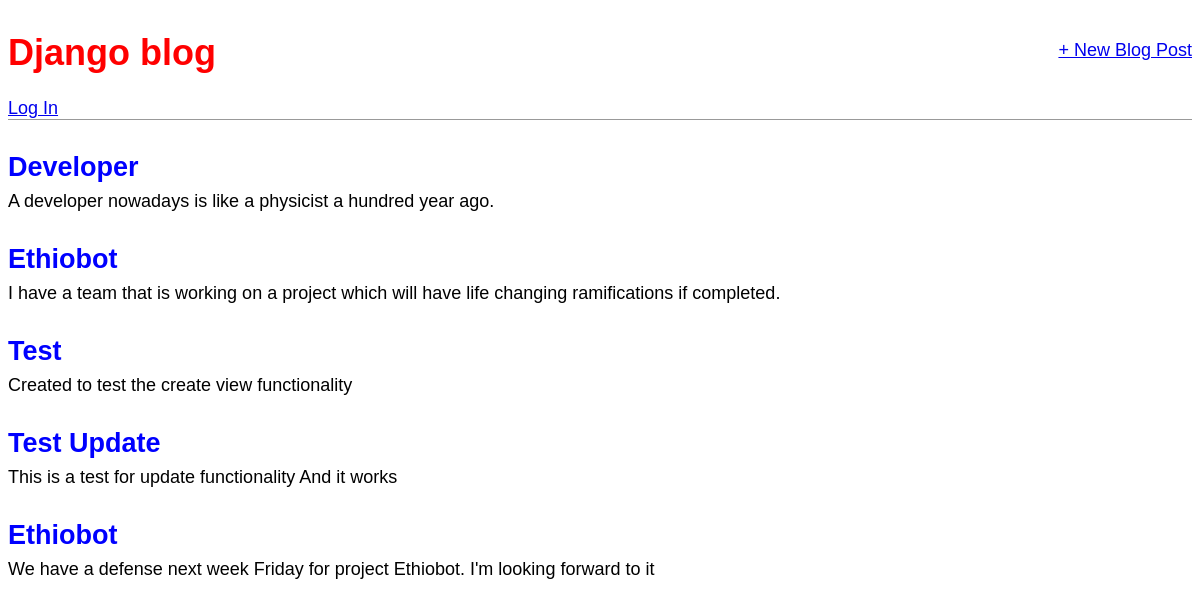
The page / on the database its author committed.
### blog/models.py (models this page shows, shortened)
class Post(models.Model):
	title = models.CharField(max_length = 50)
	author = models.ForeignKey('auth.User', on_delete = models.CASCADE)
	body = models.TextField()

### blog/views.py (the view)
# urls.py: path('',  HomePV.as_view(), name = 'home'),
class HomePV(ListView):
	model = Post
	template_name = 'home.html'

### templates/home.html
{% extends 'scaffold.html' %}
{% block content %}
	{%  for post in object_list  %}
		<div class="post-entry">
	      <h2><a href="{% url 'detail' post.pk %}">{{ post.title }}</a></h2>
	      <p>{{ post.body }}</p>
	    </div>
	{% endfor %}
{% endblock content %}

### templates/scaffold.html (shortened to what this page needs)
{% load static %}
<!DOCTYPE html>
<html>
<head>
	<link rel="stylesheet" type="text/css" href="{% static 'css/main.css' %}">
</head>
<body>
	<header>
		<div class="nav-left">
          <h1><a href="{% url 'home' %}">Django blog</a></h1>
          {% if user.is_authenticated %}
	          <div style="float: left; margin-right: 40px" >Hey {{user.username}}</div>
	          <span><a href="{% url 'logout' %}">Log Out</a></span>
          {% else  %}
          <div><a href="{% url 'login' %}">Log In</a></div>
          {% endif %}
        </div>
        <div class="nav-right">
          <a href="{% url 'post_new' %}">+ New Blog Post</a>
        </div>
	</header>
	<div>
		{% block content %}
		{% endblock content %}
	</div>
</body>
</html>

### static/css/main.css (style rules this page uses)
body { font-family: 'Source Sans Pro', sans-serif; font-size: 18px; }
header { border-bottom: 1px solid #999; margin-bottom: 2rem; display: flex; }
header h1 a { color: red; text-decoration: none; }
.nav-left { margin-right: auto; }
.nav-right { display: flex; padding-top: 2rem; }
.post-entry { margin-bottom: 2rem; }
.post-entry h2 { margin: 0.5rem 0; }
.post-entry h2 a, .post-entry h2 a:visited { color: blue; text-decoration: none; }
.post-entry p { margin: 0; font-weight: 400; }

### rows shown on the page
Post: title "Developer", body "A developer nowadays is like a physicist a hundred year ago."
Post: title "Ethiobot", body "I have a team that is working on a project which will have life changing ramifications if completed."
Post: title "Test", body "Created to test the create view functionality"
Post: title "Test Update", body "This is a test for update functionality And it works"
Post: title "Ethiobot", body "We have a defense next week Friday for project Ethiobot. I'm looking forward to it"
